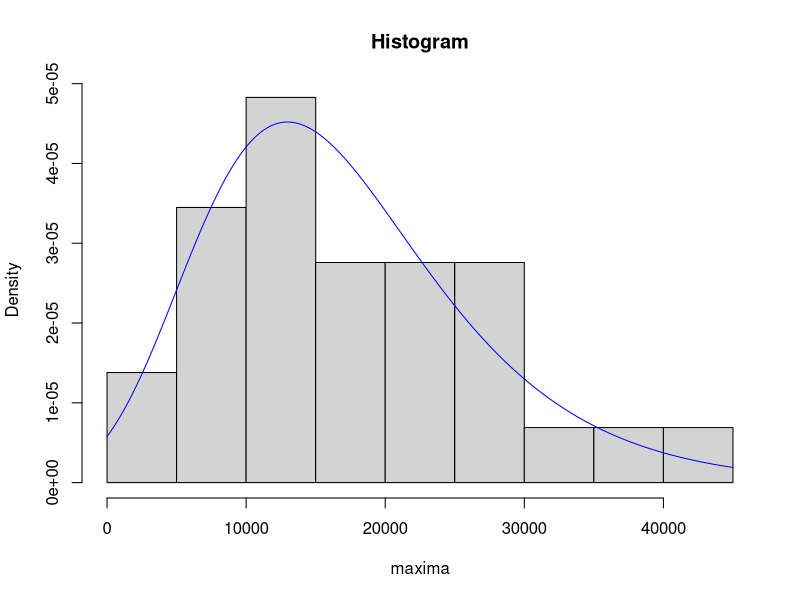
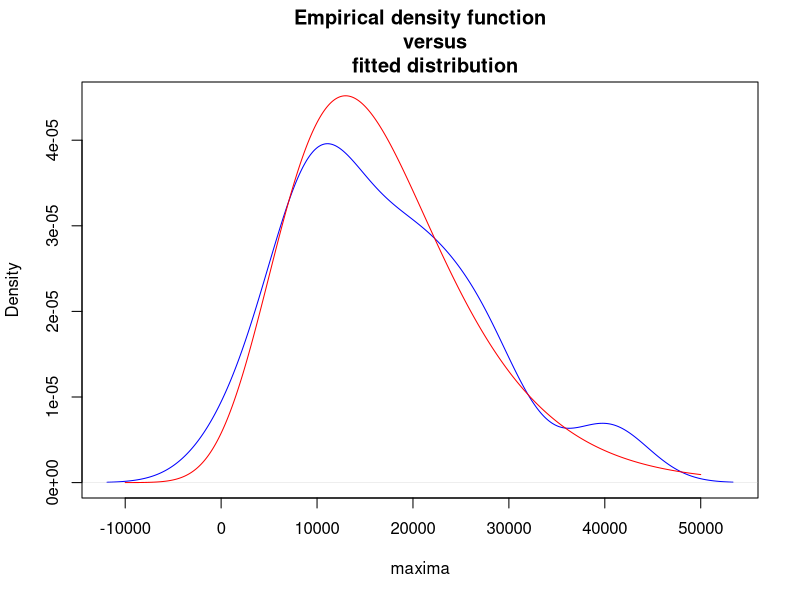
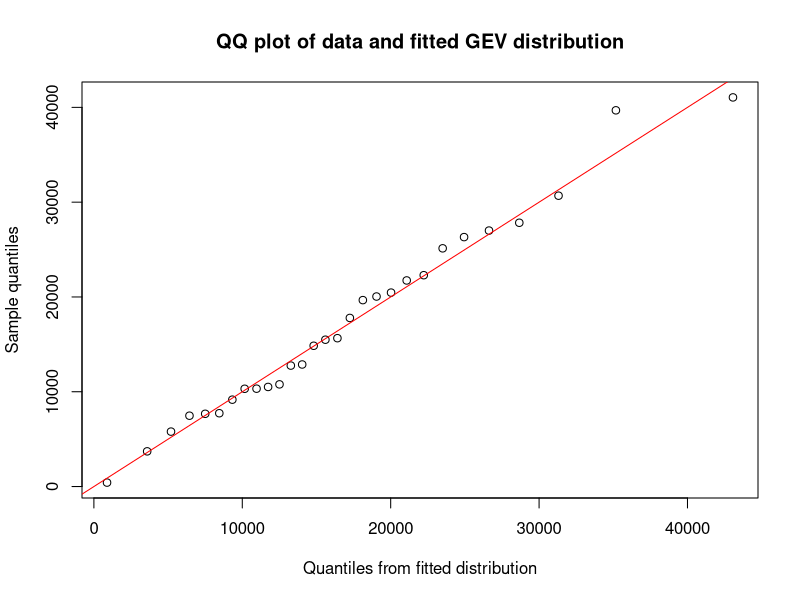
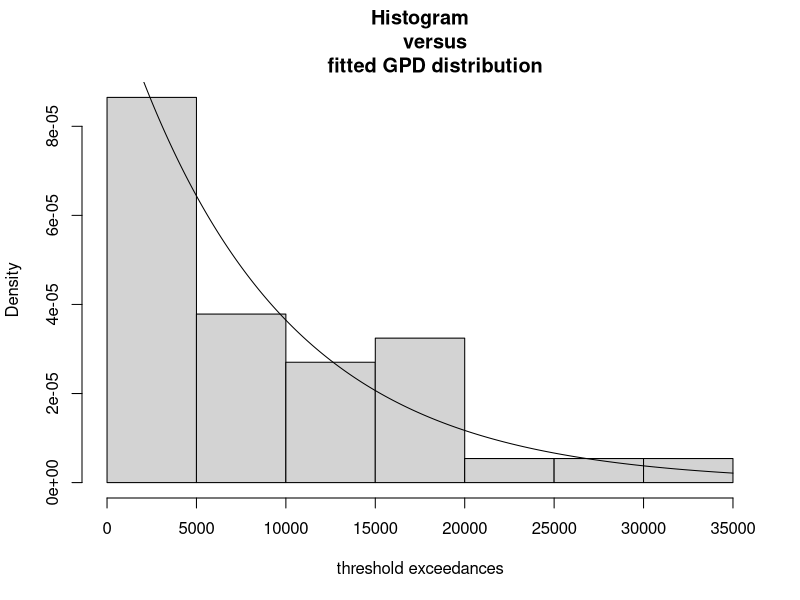
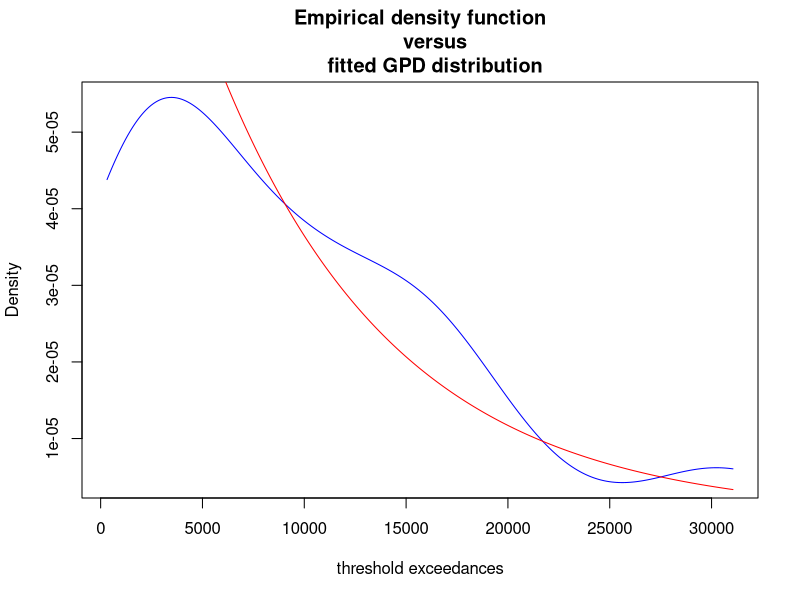
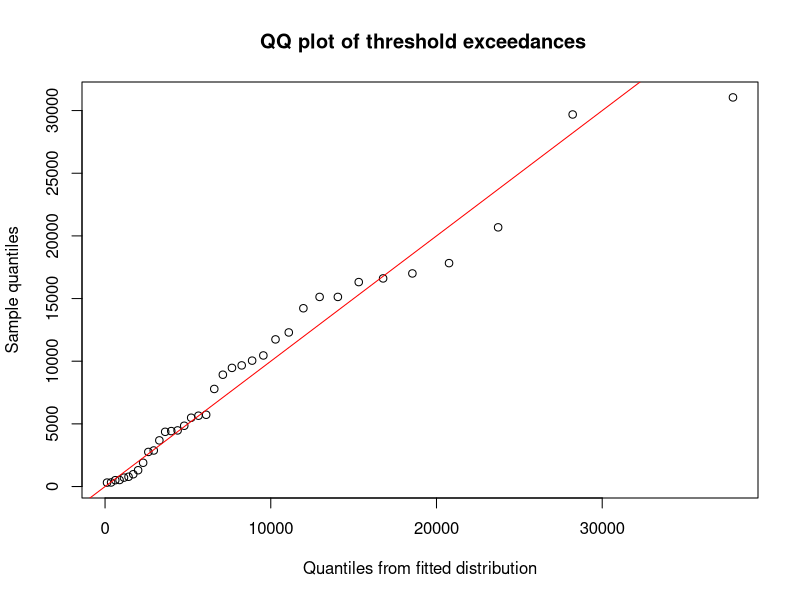

Here is the R script that generated these plots, in order:

# GEV and GPD distributions

# Data requirements
data<-read.table("EVTdata.txt")
head(data)
data<-read.table("EVTdata.txt",header=TRUE)
head(data)

# Block maxima
maxima<-aggregate(Claim~Year:Month,data,max)
head(maxima)
min(data[,2])
YearIndex<-(data[,2]-1990)%/%5+1
data<-cbind(data,YearIndex)
maxima<-aggregate(Claim~YearIndex,data,max); maxima
maxima<-aggregate(Claim~Year,data,max)
head(maxima)

# Fitting a GEV distribution
alpha<-10; beta<-10; gamma<-10
p<-c(alpha,beta,gamma)

dGEV <- function(x, a, b, g){
  1/b * (1 + g*(x - a)/b)^-(1 + 1/g) * 
    exp(-((1 + g*(x - a)/b)^(-1/g)))
}

fMLE <- function(maxima, params) {
  f<- dGEV(maxima, params[1], params[2], params[3])
  lnf<-log(f)
  sum(-lnf)
}

fMLE(maxima[,2], p) 
MLE <- nlm(fMLE, p, maxima = maxima[, 2]); MLE

# Using the fitted distribution
alpha <- MLE$estimate[1]
beta <-  MLE$estimate[2]
gamma <- MLE$estimate[3]
m<-30000
p <- 1-exp(-(1+gamma*(m-alpha)/beta)^(-1/gamma))
p

# Goodness of fit - histograms
hist(maxima[,2], freq=FALSE, main="Histogram", xlab="maxima") 

x<-seq(0,45000)

lines(x, dGEV(x, alpha, beta, gamma),col="blue")

# Goodness of fit - empirical densities
plot(density(maxima[,2]),ylim=c(0,0.000045),xlab="maxima",
     main="Empirical density function
     versus
     fitted distribution",col="blue")
x<-seq(from= -10000,to=50000)
lines(x, dGEV(x, alpha, beta, gamma),col="red")

# Goodness of fit - Q-Q plots
qGEV <- function(p, a, b, g) {
  b/g * ((-log(p))^(-g) - 1) + a
}

rGEV <- function(n, a, b, g) {
  b/g * ((-log(runif(n)))^(-g) - 1) + a
}

pGEV <- function(q, a, b, g) {
  exp(-(1 + g * (q - a)/b)^(-1/g))
}

n = length(maxima[, 2])
comparison.qs <- qGEV(ppoints(n), alpha, beta, gamma)

qqplot(comparison.qs, maxima[,2], 
       xlab = "Quantiles from fitted distribution",
       ylab = "Sample quantiles",
       main = "QQ plot of data and fitted GEV distribution")

abline(0,1,col="red")


# Generalised Pareto distribution
# Threshold exceedances
u <- 10000
x <- data[,3]
x <- x[x>u]
te <- x-u
te

x<-data[,3]
te<-x[x>10000]-10000; te

# Fitting a GPD distribution - question
beta<-10; gamma<-10
p<-c(beta,gamma)

dGPD <- function(te, b, g){
  1/b * ((1 + te/(b*g))^(-g - 1))
}

fMLE <- function(te, params) {
  f <- dGPD(te, params[1], params[2]) 
  lnf <- log(f)
  sum(-lnf)
}

fMLE(te, p)

MLE<-nlm(fMLE, p, te = te); MLE

# Fitting a GPD distribution - question
# part (i)
hist(te, freq=FALSE, xlab="threshold exceedances", main="Histogram
     versus
     fitted GPD distribution")

x<-seq(0,35000)

beta<-MLE$estimate[1]
gamma<- MLE$estimate[2]

lines(x, dGPD(x, beta, gamma))

# part (ii)
plot(density(te,from=min(te),to=max(te)),xlab="threshold exceedances",main="Empirical density function
     versus
     fitted GPD distribution",col="blue")

x<-seq(from=min(te),to=max(te))

lines(x, dGPD(x, beta, gamma), col = "red")

# part (iii)
qGPD <- function(p, b, g) {
  g * b * ((1 - p)^(-1/g) - 1)
}

n = length(te)
comparison.qs <- qGPD(ppoints(n), beta, gamma)

qqplot(comparison.qs, te,
       xlab = "Quantiles from fitted distribution",
       ylab = "Sample quantiles",
       main = " QQ plot of threshold exceedances")

abline(0,1,col="red")


rGPD <- function(n, b, g) {
  g * b * ((1 - runif(n))^(-1/g) - 1)
}

pGPD <- function(q, b, g) {
  1 - (1 + q / (b*g))^(-g)
}

# Question 16.1

# Part (i)
data<-read.table("table.txt",header=TRUE)
head(data)
maxima<-aggregate(Claim~Year:Month,data,max)
head(maxima)
required.year<-maxima[maxima[,1]==2016,]
required.year
required.year[required.year[,2]=="Jul",]
maxima[maxima[,1]==2016 & (maxima[,2]=="Jul"|maxima[,2]=="Aug"|maxima[,2]=="Sep"),]

# Part (i) alternative solution
maxima2 <- tapply(data$Claim,list(data$Year,data$Month),max)
maxima2
maxima2["2016","Jul"]; maxima2["2016","Aug"]; maxima2["2016","Sep"]

# Part (ii)

months = c("Jan","Feb","Mar","Apr","May","Jun","Jul","Aug","Sep","Oct","Nov","Dec")
data$month.no = match(data$Month, months)

head(data)

data$Quarter = (data$month.no - 1) %/% 3 + 1
maxima.q<-aggregate(Claim ~ Year:Quarter, data, max)
head(maxima.q)
maxima.q[maxima.q$Year==2016 & maxima.q$Quarter==3,]

# Question 16.2

aggClaims <- read.table("aggClaims.txt", header=TRUE)
head(aggClaims)
t<-3000000             

te<-pmax(aggClaims[,-1]-t,0)
te[te>0 & !is.na(te)]

te<-pmax(as.matrix(aggClaims[,-1]-t),0)
te[te>0]

x<-aggClaims[,-1]
xe<-x[x>t]-t
xe

# Alternative solution

aggClaims<-unlist(aggClaims[-1])
xe<-pmax(aggClaims-t,0)
xe[xe>0]


